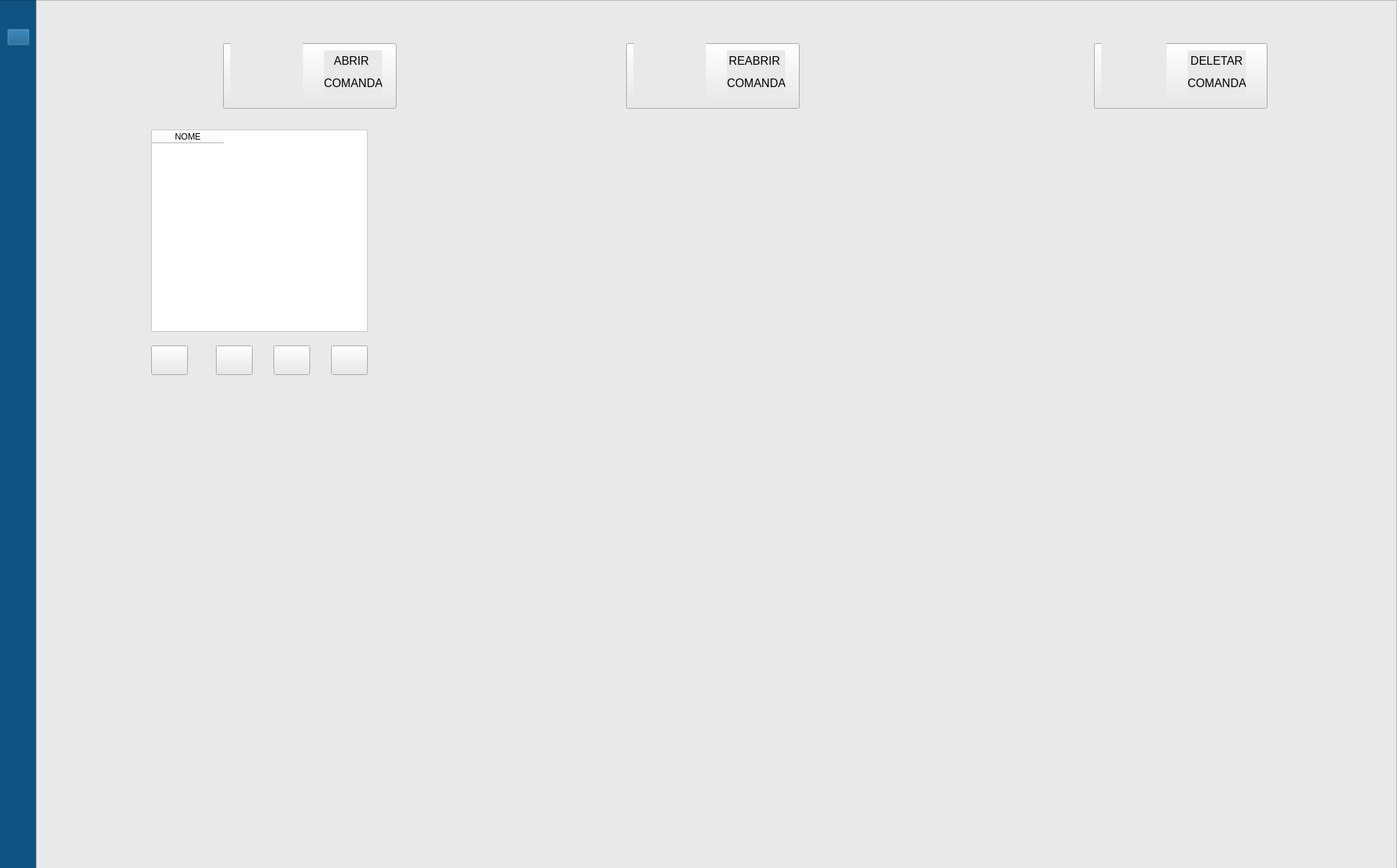
<?xml version="1.0" encoding="UTF-8"?>
<ui version="4.0">
 <class>Dialog</class>
 <widget class="QDialog" name="Dialog">
  <property name="geometry">
   <rect>
    <x>0</x>
    <y>0</y>
    <width>1941</width>
    <height>1206</height>
   </rect>
  </property>
  <property name="windowTitle">
   <string>Dialog</string>
  </property>
  <property name="whatsThis">
   <string>&lt;html&gt;&lt;head/&gt;&lt;body&gt;&lt;p&gt;&lt;img src=&quot;:/IMG/delete_399290.png&quot;/&gt;&lt;/p&gt;&lt;/body&gt;&lt;/html&gt;</string>
  </property>
  <widget class="QFrame" name="frame">
   <property name="geometry">
    <rect>
     <x>-30</x>
     <y>0</y>
     <width>81</width>
     <height>1211</height>
    </rect>
   </property>
   <property name="styleSheet">
    <string notr="true">background-color: rgb(14, 83, 132);
border-color: rgb(0, 0, 0);</string>
   </property>
   <property name="frameShape">
    <enum>QFrame::StyledPanel</enum>
   </property>
   <property name="frameShadow">
    <enum>QFrame::Raised</enum>
   </property>
   <widget class="QPushButton" name="pushButton_2">
    <property name="geometry">
     <rect>
      <x>40</x>
      <y>40</y>
      <width>31</width>
      <height>23</height>
     </rect>
    </property>
    <property name="styleSheet">
     <string notr="true">image: url(:/IMG/21797173-seta-esquerda-icone-isolado-em-branco-fundo-vetor (1).jpg);</string>
    </property>
    <property name="text">
     <string/>
    </property>
   </widget>
  </widget>
  <widget class="QFrame" name="frame_3">
   <property name="geometry">
    <rect>
     <x>50</x>
     <y>0</y>
     <width>1891</width>
     <height>1211</height>
    </rect>
   </property>
   <property name="styleSheet">
    <string notr="true">background-color: rgb(233, 233, 233);</string>
   </property>
   <property name="frameShape">
    <enum>QFrame::StyledPanel</enum>
   </property>
   <property name="frameShadow">
    <enum>QFrame::Raised</enum>
   </property>
   <widget class="QPushButton" name="pushButton_5">
    <property name="geometry">
     <rect>
      <x>1470</x>
      <y>60</y>
      <width>241</width>
      <height>91</height>
     </rect>
    </property>
    <property name="styleSheet">
     <string notr="true"/>
    </property>
    <property name="text">
     <string/>
    </property>
   </widget>
   <widget class="QPushButton" name="pushButton_6">
    <property name="geometry">
     <rect>
      <x>820</x>
      <y>60</y>
      <width>241</width>
      <height>91</height>
     </rect>
    </property>
    <property name="styleSheet">
     <string notr="true"/>
    </property>
    <property name="text">
     <string/>
    </property>
   </widget>
   <widget class="QPushButton" name="pushButton_7">
    <property name="geometry">
     <rect>
      <x>260</x>
      <y>60</y>
      <width>241</width>
      <height>91</height>
     </rect>
    </property>
    <property name="styleSheet">
     <string notr="true"/>
    </property>
    <property name="text">
     <string/>
    </property>
   </widget>
   <widget class="QLabel" name="label_8">
    <property name="geometry">
     <rect>
      <x>1480</x>
      <y>40</y>
      <width>91</width>
      <height>101</height>
     </rect>
    </property>
    <property name="styleSheet">
     <string notr="true">image: url(:/IMG/square_14034319.png);</string>
    </property>
    <property name="text">
     <string/>
    </property>
   </widget>
   <widget class="QLabel" name="label_5">
    <property name="geometry">
     <rect>
      <x>1600</x>
      <y>70</y>
      <width>81</width>
      <height>61</height>
     </rect>
    </property>
    <property name="text">
     <string>&lt;html&gt;&lt;head/&gt;&lt;body&gt;&lt;p align=&quot;center&quot;&gt;&lt;span style=&quot; font-size:12pt;&quot;&gt;DELETAR&lt;/span&gt;&lt;/p&gt;&lt;p align=&quot;center&quot;&gt;&lt;span style=&quot; font-size:12pt;&quot;&gt;COMANDA&lt;/span&gt;&lt;/p&gt;&lt;/body&gt;&lt;/html&gt;</string>
    </property>
   </widget>
   <widget class="QTableWidget" name="tableWidget">
    <property name="geometry">
     <rect>
      <x>160</x>
      <y>180</y>
      <width>301</width>
      <height>281</height>
     </rect>
    </property>
    <property name="styleSheet">
     <string notr="true">background-color: rgb(255, 255, 255);</string>
    </property>
    <column>
     <property name="text">
      <string>NOME</string>
     </property>
     <property name="textAlignment">
      <set>AlignCenter</set>
     </property>
    </column>
   </widget>
   <widget class="QLabel" name="label_4">
    <property name="geometry">
     <rect>
      <x>270</x>
      <y>40</y>
      <width>101</width>
      <height>101</height>
     </rect>
    </property>
    <property name="styleSheet">
     <string notr="true">image: url(:/IMG/resize_8637934.png);</string>
    </property>
    <property name="text">
     <string/>
    </property>
   </widget>
   <widget class="QLabel" name="label_7">
    <property name="geometry">
     <rect>
      <x>400</x>
      <y>70</y>
      <width>81</width>
      <height>61</height>
     </rect>
    </property>
    <property name="text">
     <string>&lt;html&gt;&lt;head/&gt;&lt;body&gt;&lt;p align=&quot;center&quot;&gt;&lt;span style=&quot; font-size:12pt;&quot;&gt;ABRIR &lt;/span&gt;&lt;/p&gt;&lt;p align=&quot;center&quot;&gt;&lt;span style=&quot; font-size:12pt;&quot;&gt;COMANDA&lt;/span&gt;&lt;/p&gt;&lt;/body&gt;&lt;/html&gt;</string>
    </property>
   </widget>
   <widget class="QLabel" name="label_11">
    <property name="geometry">
     <rect>
      <x>960</x>
      <y>70</y>
      <width>81</width>
      <height>61</height>
     </rect>
    </property>
    <property name="text">
     <string>&lt;html&gt;&lt;head/&gt;&lt;body&gt;&lt;p align=&quot;center&quot;&gt;&lt;span style=&quot; font-size:12pt;&quot;&gt;REABRIR &lt;/span&gt;&lt;/p&gt;&lt;p align=&quot;center&quot;&gt;&lt;span style=&quot; font-size:12pt;&quot;&gt;COMANDA&lt;/span&gt;&lt;/p&gt;&lt;/body&gt;&lt;/html&gt;</string>
    </property>
   </widget>
   <widget class="QLabel" name="label_6">
    <property name="geometry">
     <rect>
      <x>830</x>
      <y>40</y>
      <width>101</width>
      <height>101</height>
     </rect>
    </property>
    <property name="styleSheet">
     <string notr="true">image: url(:/IMG/refresh_9546374.png);</string>
    </property>
    <property name="text">
     <string/>
    </property>
   </widget>
   <widget class="QPushButton" name="pushButton">
    <property name="geometry">
     <rect>
      <x>160</x>
      <y>480</y>
      <width>51</width>
      <height>41</height>
     </rect>
    </property>
    <property name="styleSheet">
     <string notr="true">image: url(:/IMG/correct_8638664.png);</string>
    </property>
    <property name="text">
     <string/>
    </property>
   </widget>
   <widget class="QPushButton" name="pushButton_3">
    <property name="geometry">
     <rect>
      <x>410</x>
      <y>480</y>
      <width>51</width>
      <height>41</height>
     </rect>
    </property>
    <property name="styleSheet">
     <string notr="true">image: url(:/IMG/add_6217245.png);</string>
    </property>
    <property name="text">
     <string/>
    </property>
   </widget>
   <widget class="QPushButton" name="pushButton_4">
    <property name="geometry">
     <rect>
      <x>330</x>
      <y>480</y>
      <width>51</width>
      <height>41</height>
     </rect>
    </property>
    <property name="styleSheet">
     <string notr="true">image: url(:/IMG/delete_6217704.png);</string>
    </property>
    <property name="text">
     <string/>
    </property>
   </widget>
   <widget class="QPushButton" name="pushButton_8">
    <property name="geometry">
     <rect>
      <x>250</x>
      <y>480</y>
      <width>51</width>
      <height>41</height>
     </rect>
    </property>
    <property name="styleSheet">
     <string notr="true">image: url(:/IMG/cancel_15732086.png);</string>
    </property>
    <property name="text">
     <string/>
    </property>
   </widget>
  </widget>
 </widget>
 <resources>
  <include location="../PROJETOS1/IMG.qrc"/>
 </resources>
 <connections/>
</ui>
